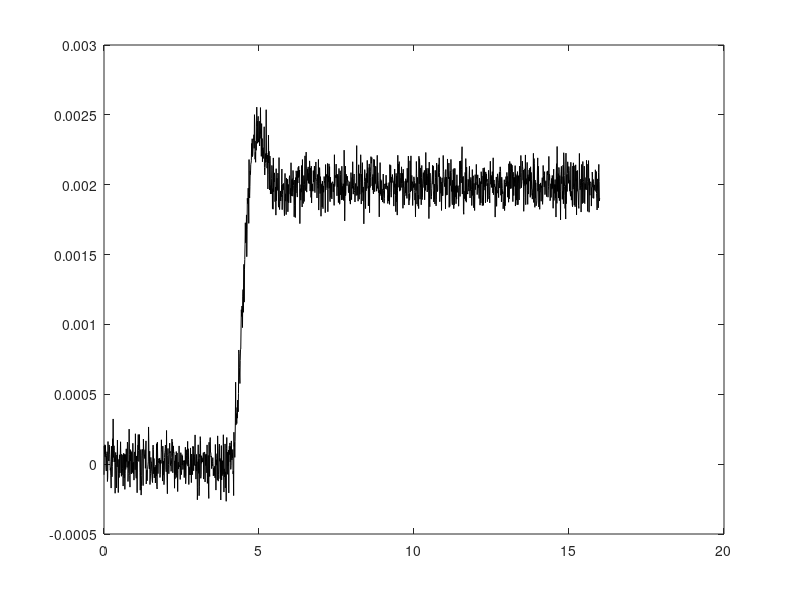

Write MATLAB code to recreate this figure. (Note: this script raises an error after producing the figure.)
%% Mollenkamp
close all
clear
x = load('Pontos/conjunto6.txt');

x_values = x(:,2);
y_values = x(:,1);
size = 15;
%fitted_values = fit(x_values, y_values, 'poly9');
%plot(fitted_values, x_values, y_values);
plot(x_values, y_values, 'Color', 'k');

n = numel(y_values);
points_per_slice = floor(n/size);

y_medium = ones(size,1);
for i = 1:size
    y_medium(i) = median(y_values((i-1)* points_per_slice+1:points_per_slice*i));
end

% adicionar os pontos que faltam

avg_diff = 0;
stable_portion = numel(y_medium);

% Checks for stable region
for i = numel(y_medium):-1:2
    avg_diff = y_medium(i) - y_medium(i-1);
    if avg_diff<=(0.01*y_medium(size))
        stable_portion = i;
    else 
        break;
    end
end

y1 = 0.15*y_medium(stable_portion);
y2 = 0.45*y_medium(stable_portion);
y3 = 0.75*y_medium(stable_portion);

hold on
%fplot(y1, ':');
%fplot(y2, ':');
%fplot(y3, ':');

for i=1:numel(y_values)
    if y1<y_values(i)
        break;
    end
end

t1 = x_values(i);

for i=1:numel(y_values)
    if y2<y_values(i)
        break;
    end
end

t2 = x_values(i);

for i=1:numel(y_values)
    if y3<y_values(i)
        break;
    end
end

t3 = x_values(i);



% Apenas para o conj 6
t1 = 4.264;
t2 = 4.402;
t3 = 4.55;
% Apenas para o conj 6

X = (t2 - t1)/(t3 - t1);
csi = (0.0805 - 5.547*(0.475-X)^2)/(X - 0.356);


if csi < 1
    f2 = (0.708)*((2.811)^csi);
else
	f2 = 2.6*csi - 0.60 ;
    
end

wn = (f2)/(t3 - t1);

f3 = (0.922)*((1.66)^csi);

theta = t2-(f3/wn);

if csi >= 1

    tau1 = (csi + sqrt((csi^2) - 1))/wn;
    tau2 = (csi - sqrt((csi^2) - 1))/wn;
end

hold on
num = wn^2;
den = [1 2*csi*wn wn^2];


sys = tf(num, den, 'OutputDelay', theta);
step(y_medium(stable_portion)*sys);
title('Identificação por Mollenkamp');
legend('Conjunto de dados', 'Modelo identificado', 'Location','southeast');
